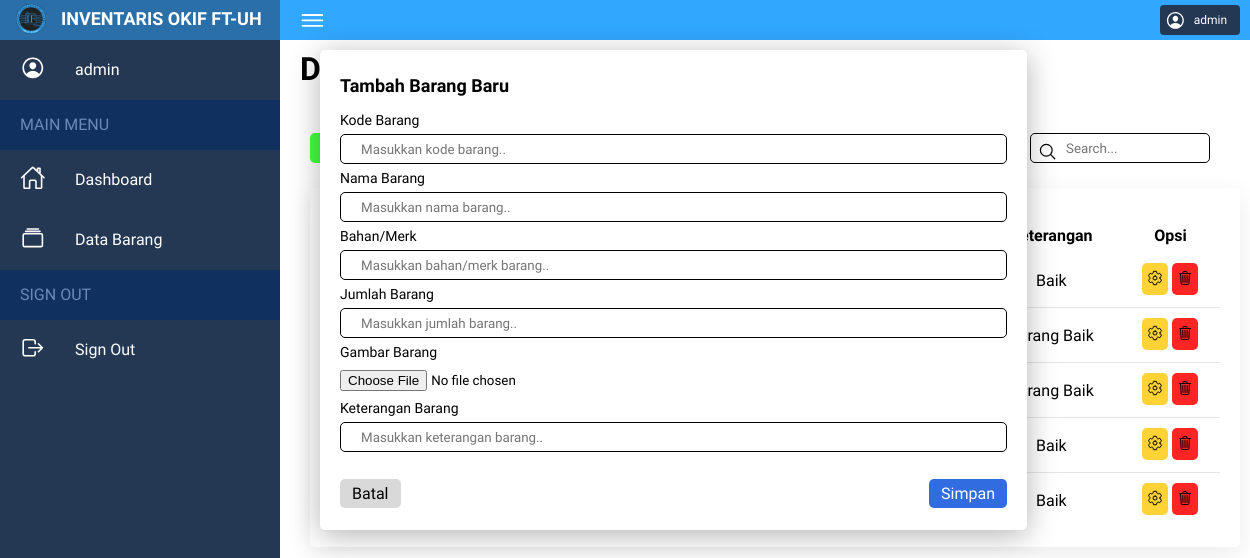
The app's page /index.php/databarang/tambahbarang with its own data.
### tables this page shows
CREATE TABLE `barang` (
  `id` int(11) NOT NULL,
  `kode` varchar(20) NOT NULL,
  `nama` varchar(50) NOT NULL,
  `bahan` varchar(50) NOT NULL,
  `jumlah` int(11) NOT NULL,
  `keterangan` varchar(40) NOT NULL,
  `gambar` varchar(100) NOT NULL
);

### application/controllers/Databarang.php (called while the page is built, shortened)
<?php
class Databarang extends CI_Controller {
	public function __construct()
	{
		$this->load->model('BarangModel');
	}
	public function tambahbarang()
	{
		$data['title'] = 'TAMBAH BARANG';
		$data['dataBarang'] = $this->BarangModel->get_barang();
		$this->load->helper('url');
        $this->load->view('templates/header', $data);
        $this->load->view('templates/sidetopbar');
		$this->load->view('databarang/tambahbarang', $data);
        $this->load->view('templates/footer');
	}
}

### index.php (called while the page is built, shortened)
<?php
require_once BASEPATH.'core/CodeIgniter.php';

### application/models/BarangModel.php (called while the page is built, shortened)
<?php
class BarangModel extends CI_Model
{
    private $table = 'barang';
    public function get_barang()
    {
        $this->db->from($this->table);
        $query = $this->db->get();
        return $query->result();
    }
}

### application/views/databarang/tambahbarang.php (the view)
        <div class="dataitem">
            <div class="dataitem__header">
                <div class="dataitem__title">
                    <h1>Data Barang</h1>
                </div>
                <div class="dataitem__fiture">
                    <div class="dataitem__add">
                        <a href="<?= site_url('Databarang/tambahbarang'); ?>" class="dataitem__adddetails">
                            <span>Tambah Barang<ion-icon name="add-circle-outline"></ion-icon></span>
                        </a>
                    </div>
                    <div class="dataitem__search">
                        <label>
                            <input type="text" placeholder="Search...">
                            <ion-icon name="search-outline"></ion-icon>
                        </label>
                    </div>
                </div>
            </div>
            <div class="dataitem__details">
                <table>
                    <thead>
                        <tr>
                            <td>No</td>
                            <td>Kode</td>
                            <td>Nama</td>
                            <td>Bahan/Merk</td>
                            <td>Jumlah</td>
                            <td>Gambar</td>
                            <td>Keterangan</td>
                            <td>Opsi</td>
                        </tr>
                    </thead>
                    <tbody>
                    <?php
                            $i = 1;
                            foreach ( $dataBarang as $row ) :
                        ?>
                            <tr>
                            <td><?= $i ?></td>
                            <td><?= $row->kode; ?></td>
                            <td><?= $row->nama; ?></td>
                            <td><?= $row->bahan; ?></td>
                            <td><?= $row->jumlah; ?></td>
                            <td><span class="dataitem__img"><img src="<?= base_url();?>/public/assets/<?= $row->gambar; ?>"></span></td>
                            <td><?= $row->keterangan; ?></td>
                            <td>
                                <a href="<?= base_url(); ?>Databarang/EditBarang/<?= $row->id ?>">
                                    <span class="dataitem__editicon"><ion-icon name="settings-outline"></ion-icon></span>
                                </a>
                                <a href="<?= base_url(); ?>Databarang/HapusBarang/<?= $row->id ?>">
                                    <span class="dataitem__deleteicon"><ion-icon name="trash-outline"></ion-icon></span>
                                </a>
                            </td>
                            </tr>
                        <?php
                            $i += 1;
                            endforeach;
                        ?>
                    </tbody>
                </table>
            </div>
            <div class="popup">
                <div class="item__header">Tambah Barang Baru</div>
                <div class="item__details">
                    <div class="item__code">
                        <div>Kode Barang</div>
                        <label>
                            <input type="text" placeholder="Masukkan kode barang..">
                        </label>
                    </div>
                    <div class="item__name">
                        <div>Nama Barang</div>
                        <label>
                            <input type="text" placeholder="Masukkan nama barang..">
                        </label>
                    </div>
                    <div class="item__brand">
                        <div>Bahan/Merk</div>
                        <label>
                            <input type="text" placeholder="Masukkan bahan/merk barang..">
                        </label>
                    </div>
                    <div class="item__total">
                        <div>Jumlah Barang</div>
                        <label>
                            <input type="text" placeholder="Masukkan jumlah barang..">
                        </label>
                    </div>
                    <div class="item__img">
                        <div>Gambar Barang</div>
                        <form action="/action_page.php">
                            <input type="file" id="myFile" name="filename">
                        </form>
                    </div>
                    <div class="item__desc">
                        <div>Keterangan Barang</div>
                        <label>
                            <input type="text" placeholder="Masukkan keterangan barang..">
                        </label>
                    </div>
                </div>
                <div class="item__addoption">
                    <a href="<?= base_url(); ?>Databarang">
                        <span class="item__canceladd">Batal</span>
                    </a>
                    <a href="<?= base_url(); ?>Databarang">
                        <span class="item__saveadd">Simpan</span>
                    </a>
                </div>
            </div>
        </div>
    </div>
</div>

### Public/css/style.css (style rules this page uses)
* { font-family: 'Chakra Petch', sans-serif; padding: 0; margin: 0; box-sizing: border-box; }
:root { --regular: #243753; --blue: #31A7FE; --darkblue: #103060; --lightblue: #6C8AB7; --white: #fff; --hoverblue: #314F7B; --fontblue: #6C8AB7; --black: #000; --baik: #46E6FC; --iconbaik: #017A8A; --krgbaik: #44FF40; --iconkrgbaik: #058A02; --rusak: #FFD335; --iconrusak: #8A6C01; --hilang: #FF2525; --iconhilang: #8E0101; --barang: #316CE0; --iconbarang: #002F89; }
body { min-height: 100vh; overflow-x: hidden; }
.dataitem__title { position: relative; padding-left: 20px; margin-top: 10px; margin-bottom: 30px; }
.dataitem__fiture { width: 100%; height: 60px; display: flex; justify-content: space-between; align-items: center; padding: 0 10px; }
.dataitem__add { background: var(--krgbaik); width: 160px; height: 30px; color: var(--white); font-weight: bold; margin-left: 20px; padding-top: 5px; padding-left: 12px; border-color: #058A02; border-radius: 5px; cursor: pointer; }
.dataitem__adddetails { text-decoration: none; color: var(--black); }
.dataitem__add ion-icon { position: absolute; font-size: 1.2em; top: 143px; left: 165px; }
.dataitem__search { position: relative; width: 180px; margin-right: 30px; }
.dataitem__search label { position: relative; width: 100%; }
.dataitem__search label input { width: 100%; height: 30px; border-radius: 40px; padding: 5px 20px; padding-left: 35px; outline: none; border: 1px solid var(--black); border-radius: 5px; }
.dataitem__search label ion-icon { position: absolute; top: 4px; left: 8px; font-size: 1.2em; }
.dataitem__details { position: relative; left: 30px; width: 930px; padding: 20px; display: grid; margin-top: 10px; box-shadow: 0 7px 25px rgba(0,0,0,0.08); border-radius: 5px; }
.dataitem__details table { width: 100%; border-collapse: collapse; margin-top: 10px; }
.dataitem__details table thead td { font-weight: 600; }
.dataitem__details table tr { color: var(--black); border-bottom: 1px solid rgba(0,0,0,0.1); }
.dataitem__details table tr:last-child { border-bottom: none; }
.dataitem__details table tr td { padding: 8px; text-align: center; }
.dataitem__details table tbody tr td a { text-decoration: none; color: var(--white); }
.dataitem__editicon { background: var(--rusak); border-radius: 5px; padding: 5px; padding-top: 8px; color: var(--black); cursor: pointer; }
.dataitem__deleteicon { background: var(--hilang); border-radius: 5px; padding: 5px; padding-top: 8px; color: var(--black); cursor: pointer; }
.popup { position: fixed; top: 50px; left: 320px; width: 707px; height: 480px; padding-top: 25px; padding-left: 20px; padding-right: 20px; box-shadow: 0 5px 30px rgba(0,0,0,0.30); background: var(--white); border-radius: 5px; }
.item__header { font-size: 18px; font-weight: bolder; margin-bottom: 10px; }
.item__details { line-height: 2; font-size: 14px; padding-bottom: 10px; }
.item__code label { position: relative; width: 100%; }
.item__code label input { width: 100%; height: 30px; border-radius: 40px; padding: 5px; padding-left: 20px; outline: none; border: 1px solid var(--black); border-radius: 5px; }
.item__name label { position: relative; width: 100%; }
.item__name label input { width: 100%; height: 30px; border-radius: 40px; padding: 5px; padding-left: 20px; outline: none; border: 1px solid var(--black); border-radius: 5px; }
.item__brand label { position: relative; width: 100%; }
.item__brand label input { width: 100%; height: 30px; border-radius: 40px; padding: 5px; padding-left: 20px; outline: none; border: 1px solid var(--black); border-radius: 5px; }
.item__total label { position: relative; width: 100%; }
.item__total label input { width: 100%; height: 30px; border-radius: 40px; padding: 5px; padding-left: 20px; outline: none; border: 1px solid var(--black); border-radius: 5px; }
.item__desc label { position: relative; width: 100%; }
.item__desc label input { width: 100%; height: 30px; border-radius: 40px; padding: 5px; padding-left: 20px; outline: none; border: 1px solid var(--black); border-radius: 5px; }
.item__addoption { display: flex; justify-content: space-between; width: 100%; margin-top: 22px; }
.item__addoption a { text-decoration: none; }
.item__canceladd { background: #d9d9d9; padding: 5px 12px; width: 60px; height: 40px; border-radius: 5px; cursor: pointer; color: var(--black); }
.item__saveadd { background: var(--barang); padding: 5px 12px; width: 75px; height: 40px; border-radius: 5px; cursor: pointer; color: var(--white); }

### records on screen
barang: keterangan "Baik"
barang: keterangan "Kurang Baik"
barang: keterangan "Kurang Baik"
barang: keterangan "Baik"
barang: keterangan "Baik"
